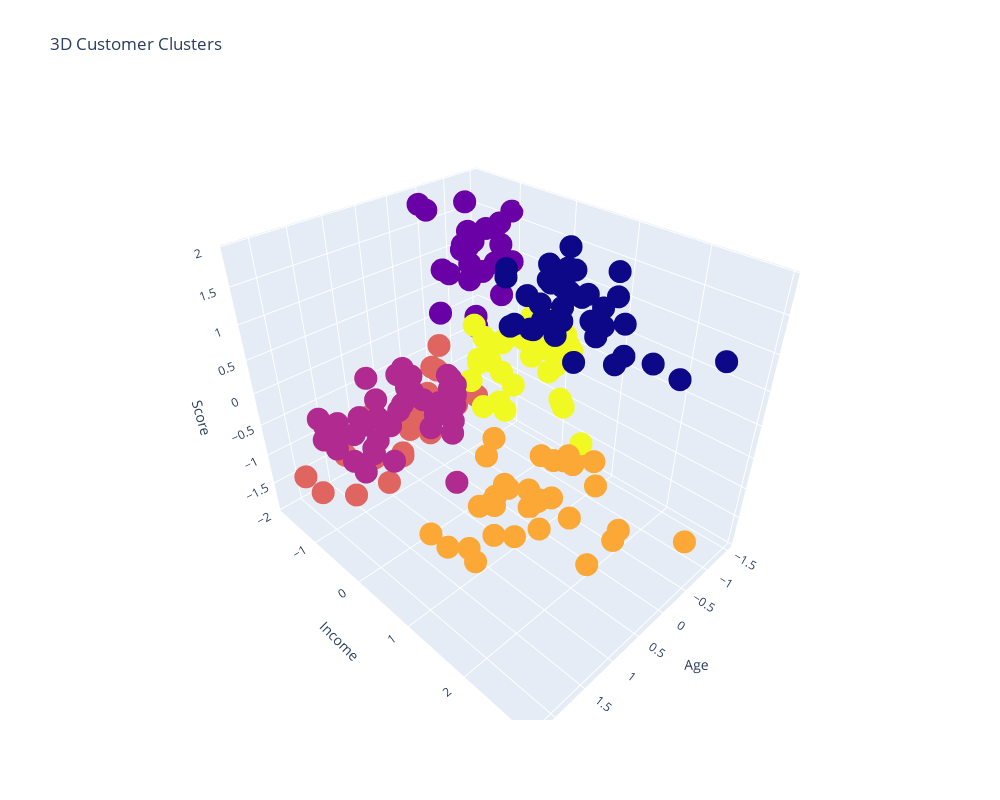

The code cell stored with this chart in its notebook:
### Code cell
plot_3D_clusters(df_scaled, ['Age', 'Income', 'Score'], 6)

### Figure 1 — Plotly figure (JSON) as saved in the notebook; plotly's stock layout.template omitted (floating-point values rounded to 4 significant figures; data arrays with more than 128 entries replaced by an {"elided": "..."} marker saying what was removed)
{"data": [{"marker": {"color": {"elided": "200 int values"}}, "mode": "markers", "type": "scatter3d", "x": {"elided": "200 float values"}, "y": {"elided": "200 float values"}, "z": {"elided": "200 float values"}}], "layout": {"height": 800, "scene": {"xaxis": {"title": {"text": "Age"}}, "yaxis": {"title": {"text": "Income"}}, "zaxis": {"title": {"text": "Score"}}}, "title": {"text": "3D Customer Clusters"}, "width": 1000}}
